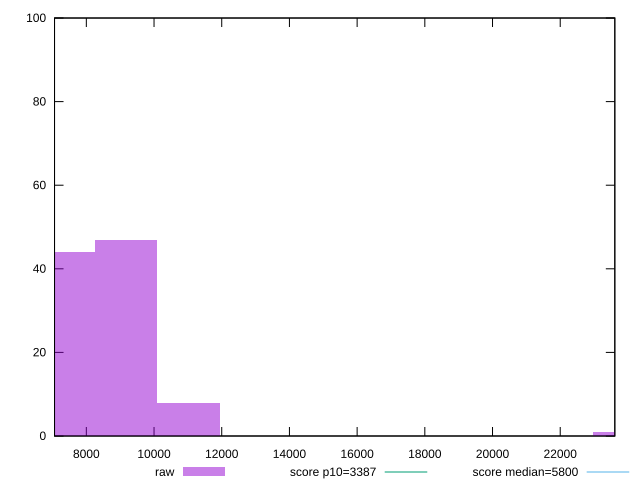

Source code (gnuplot):
reset

$raw <<EOF
9183.828987188843 47
7347.063189751074 44
11020.59478462661 8
23877.95536669099 1
EOF

set key outside below
set boxwidth 1836.7657974377685
set xrange [7060.3938499442265:23613.013351868005]
set yrange [0:100]
set trange [0:100]
set style fill transparent solid 0.5 noborder

set parametric
set terminal svg size 640, 490 enhanced background rgb 'white'
set output "reprap/speed-index/samples/pages+cached+noexternal/raw/histogram.svg"

plot $raw title "raw" with boxes, \
     3387,t title "score p10=3387", \
     5800,t title "score median=5800"

reset
